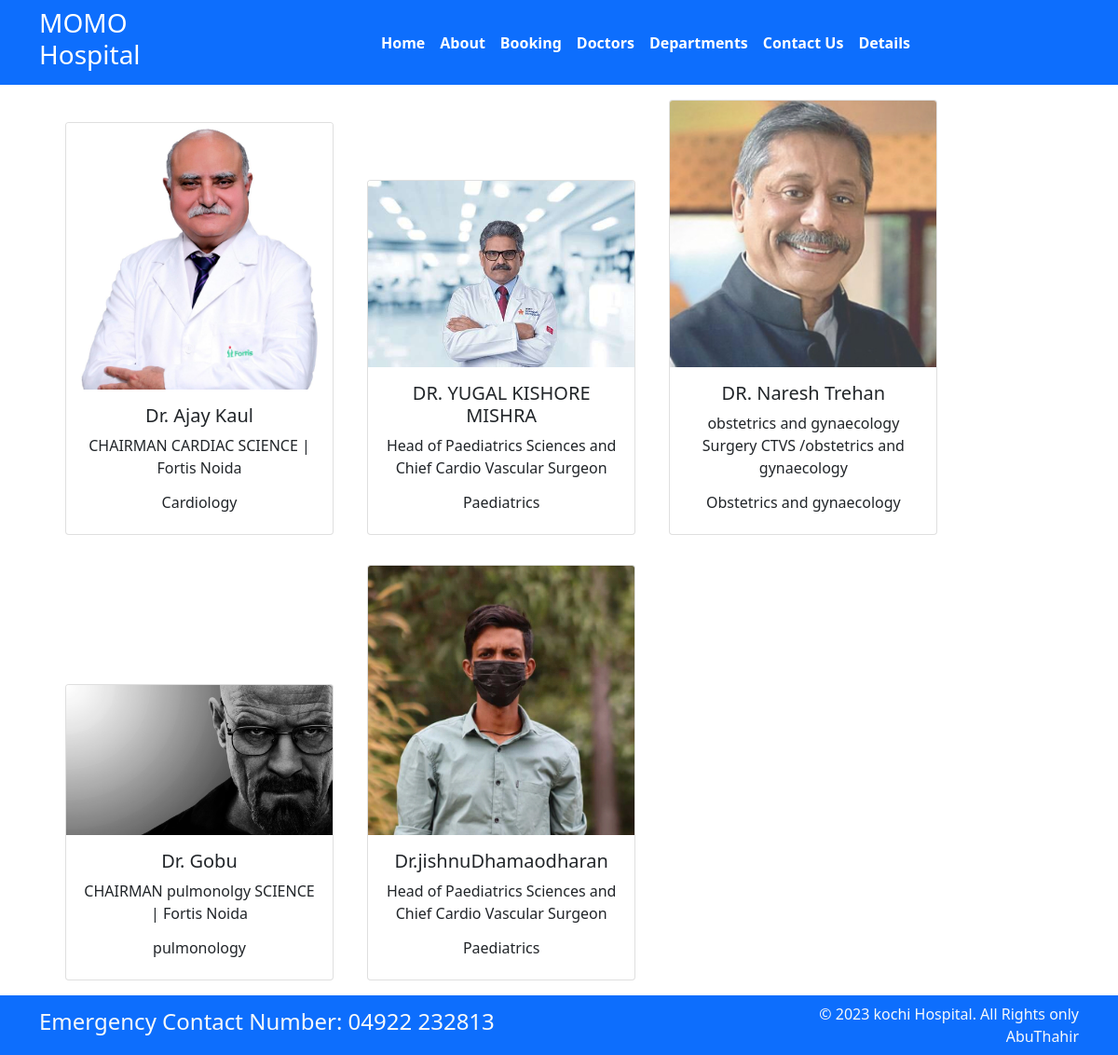
Screenshot of /doctor/ with the database file from the repository.
### app/models.py (models this page shows, shortened)
class Doctors(models.Model):
    doc_name = models.CharField(max_length=255)
    doc_spec = models.CharField(max_length=255)
    dep_name = models.ForeignKey(Department, on_delete=models.CASCADE)
    doc_image = models.ImageField(upload_to='doctors')

class Department(models.Model):
    dep_name = models.CharField(max_length=100)
    dep_decription = models.TextField()
    def __str__(self):
        return self.dep_name

### app/views.py (the view)
# urls.py: path('doctor/',views.doctor,name="doctor"),
def doctor(request):
    dict_doc ={
        'doctors':Doctors.objects.all()
    }
    return render(request,'doctor.html',dict_doc)

### templates/doctor.html (shortened to what this page needs)
{% extends 'base.html' %}
{% block content%}
<div class="container">
    {% for d in doctors%}
    <div class="card text-center mx-3 my-3" style="width: 18rem; display:inline-block">
  <img src="{{ d.doc_image.url }}" class="card-img-top" alt="...">
  <div class="card-body">
    <h5 class="card-title">{{ d.doc_name }}</h5>
    <p class="card-text">{{ d.doc_spec }}</p>
      <h6>{{ d.dep_name }}</h6>
  </div>
</div>
{% endfor %}
</div>
{% endblock %}

### templates/base.html (shortened to what this page needs)
{% load static %}
<html>
  <head>
    <link rel="stylesheet" href=" https://cdn.jsdelivr.net/npm/bootstrap@5.1.3/dist/css/bootstrap.min.css"/>
    <link rel="stylesheet" href="https://use.fontawesome.com/releases/v5.2.0/css/all.css"/>
    <link rel="stylesheet"
          href="{% static '/css/style.css'%}"/>
  </head>
  <body>
    <nav class="navbar bg-primary navbar-expand-md ">
      <div class="container">
        <div class="col-2 text-left pl-md-0">
          <h3 class="text-white"> MOMO Hospital </h3>
        </div>
        <div
          class="collapse navbar-collapse justify-content-center col-md-8 navbar-collapse-3">
          <ul class="navbar-nav justify-content-center  fw-bold">
            <li class="nav-item">
              <a class="nav-link text-white" href="{% url 'index' %}">Home</a>
            </li>
            <li class="nav-item">
              <a class="nav-link text-white" href="{% url 'about' %}">About</a>
            </li>
            <li class="nav-item">
              <a class="nav-link text-white" href="{% url 'booking' %}">Booking</a>
            </li>
            <li class="nav-item">
              <a class="nav-link text-white" href="{% url 'doctor' %}">Doctors</a>
            </li>
			 <li class="nav-item">
              <a class="nav-link text-white" href="{% url 'department' %}">Departments</a>
            </li>
            <li class="nav-item">
              <a class="nav-link text-white" href="{% url 'contact' %}">Contact Us</a>
            </li>
            <li class="nav-item">
              <a class="nav-link text-white" href="{% url 'details' %}">Details</a>
            </li>
          </ul>
        </div>
      </div>
    </nav>
    <div class="container">
      {% block content%}{% endblock %}
    </div>
    <section class="">
      <footer class="pt-2 pb-2  bg-primary text-light">
        <div class="container">
          <div class="row align-items-center">
            <div class="col-12 col-md-8">
              <h4>Emergency Contact Number: 04922 232813</h4>
            </div>
            <div class="col-12 col-md-4 mt-4 mt-md-0 text-center text-md-end">
              © 2023 kochi Hospital. All Rights only AbuThahir
            </div>
          </div>
        </div>
      </footer>
    </section>
  </body>
</html>

### rows the page displays
Doctors: doc_image (picture), doc_name "Dr. Ajay Kaul", doc_spec "CHAIRMAN CARDIAC SCIENCE | Fortis Noida", dep_name "Cardiology"
Doctors: doc_image (picture), doc_name "DR. YUGAL KISHORE MISHRA", doc_spec "Head of Paediatrics Sciences and Chief Cardio Vascular Surgeon", dep_name "Paediatrics"
Doctors: doc_image (picture), doc_name "DR. Naresh Trehan", doc_spec "obstetrics and gynaecology Surgery CTVS /obstetrics and gynaecology", dep_name "Obstetrics and gynaecology"
Doctors: doc_image (picture), doc_name "Dr. Gobu", doc_spec "CHAIRMAN pulmonolgy SCIENCE | Fortis Noida", dep_name "pulmonology"
Doctors: doc_image (picture), doc_name "Dr.jishnuDhamaodharan", doc_spec "Head of Paediatrics Sciences and Chief Cardio Vascular Surgeon", dep_name "Paediatrics"
